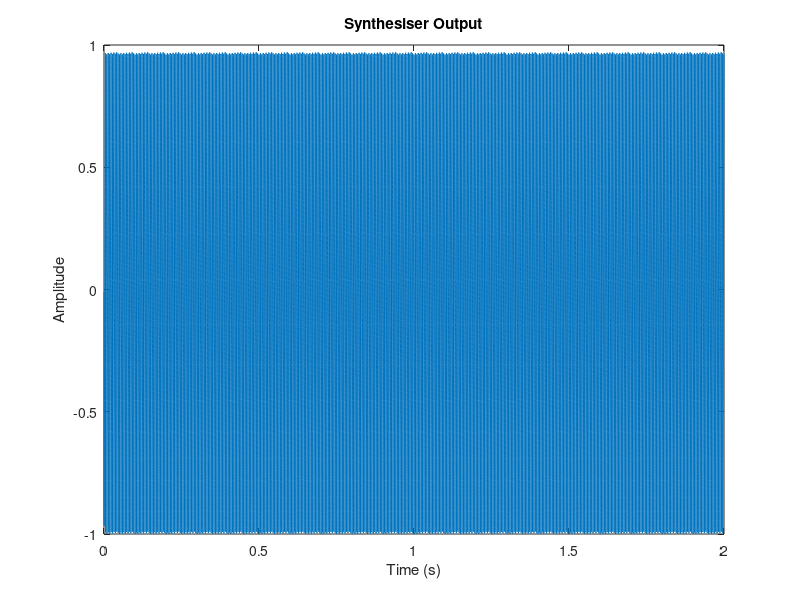

The MATLAB source for this figure: (Note: this script raises an error after producing the figure.)
% task2_synth_starter.m
% DIG5111 Assessment Task 2: Subtractive Synthesiser
%
% This script produces a basic subtractive synthesiser output: a sawtooth
% oscillator passed through a static lowpass filter. It runs as-is.
%
% Your task is to build the full synthesis chain:
%   1. Replace the flat envelope with a proper ADSR envelope (write adsr.m)
%   2. Add LFO modulation to the filter cutoff
%   3. Add soft clipping at the output
%   4. Explore the parameter space and document the effect of each parameter
%
% Reference: SynthNotes.pdf (distributed with the assessment materials)
% -------------------------------------------------------------------------

clear; close all;

fs  = 44100;
dur = 2.0;     % note duration (seconds)
f0  = 220;     % fundamental frequency (Hz)

t = (0 : 1/fs : dur - 1/fs);

%% =========================================================================
%  Section 1 — Oscillator
%  =========================================================================
%
% A sawtooth is the standard starting point for subtractive synthesis
% because it contains every harmonic. See SynthNotes.pdf Section 2.
%
% Manual sawtooth (no Signal Processing Toolbox required):
x_osc = 2 * mod(f0 * t, 1) - 1;

% Alternative waveforms to try:
%   Square (odd harmonics only):  x_osc = sign(sin(2*pi*f0*t));
%   Sine  (fundamental only):     x_osc = sin(2*pi*f0*t);
%
% For FM synthesis, see SynthNotes.pdf Section 3.

%% =========================================================================
%  Section 2 — Amplitude Envelope  (your work)
%  =========================================================================
%
% Currently the envelope is flat. Write an adsr.m function and call it here
% to give the note an attack, decay, sustain, and release shape.
%
% Your adsr() function should accept:
%   adsr(fs, dur, t_attack, t_decay, s_level, t_release)
% and return a vector of length round(fs * dur).
%
% See SynthNotes.pdf Section 4 for the segment structure and a suggested
% implementation approach.

env   = ones(1, length(t));   % flat envelope — replace with adsr() call
x_env = x_osc .* env;

%% =========================================================================
%  Section 3 — Lowpass Filter
%  =========================================================================
%
% Currently the filter is a fixed 2nd-order Butterworth with a static cutoff.
% This requires the Signal Processing Toolbox (butter).

fc = 1500;                    % cutoff frequency (Hz)
Wn = fc / (fs/2);             % normalised cutoff (0 to 1)
[b_filt, a_filt] = butter(2, Wn, 'low');
x_filt = filter(b_filt, a_filt, x_env);

%% =========================================================================
%  Section 4 — LFO Modulation  (your work)
%  =========================================================================
%
% Replace the static filter above with a block-by-block processing loop
% that redesigns the filter coefficients each block using a time-varying
% cutoff driven by a low-frequency oscillator (LFO).
%
% The LFO is a sine wave below 20 Hz. Add it to a centre cutoff frequency,
% scaled by a depth parameter. Clamp the result to stay inside (0, fs/2).
%
% Process the signal in blocks of 256 samples. Carry the filter state (zi)
% forward between blocks so there are no discontinuities at block boundaries.
%
% See SynthNotes.pdf Section 5 for the block-by-block structure.

%% =========================================================================
%  Section 5 — Soft Clipper  (your work)
%  =========================================================================
%
% Add a tanh nonlinearity after the filter. Scale the input signal by a
% gain factor before tanh and scale back afterwards so the output peaks
% stay near 1. A gain of 1 is clean; higher values add saturation.
%
% See SynthNotes.pdf Section 6 for the tanh transfer curve and the effect
% on harmonic content.

%% =========================================================================
%  Section 6 — Output
%  =========================================================================

x_out = x_filt / (max(abs(x_filt)) + 1e-12);   % normalise

% Uncomment to listen:
% soundsc(x_out, fs);

figure;
plot(t, x_out);
xlabel('Time (s)');  ylabel('Amplitude');
title('Synthesiser Output');

figure;
plot_spectrum(x_out, fs);
title('Synthesiser Output: Magnitude Spectrum');
xlim([0, 5000]);

%% =========================================================================
%  Section 7 — Parameter Space  (your work)
%  =========================================================================
%
% Once the full chain is working, vary one parameter at a time. For each
% setting, inspect the FFT spectrum and listen to the output. Report what
% changes and why.
%
% Signal shaping:
%   Waveform, filter cutoff, filter Q, soft clip gain
%
% Modulation and dynamics:
%   LFO rate, LFO depth, attack time, decay time, sustain level, release time
%
% See the parameter tables in the Assessment Task Guide (Section 2) for
% suggested ranges.
